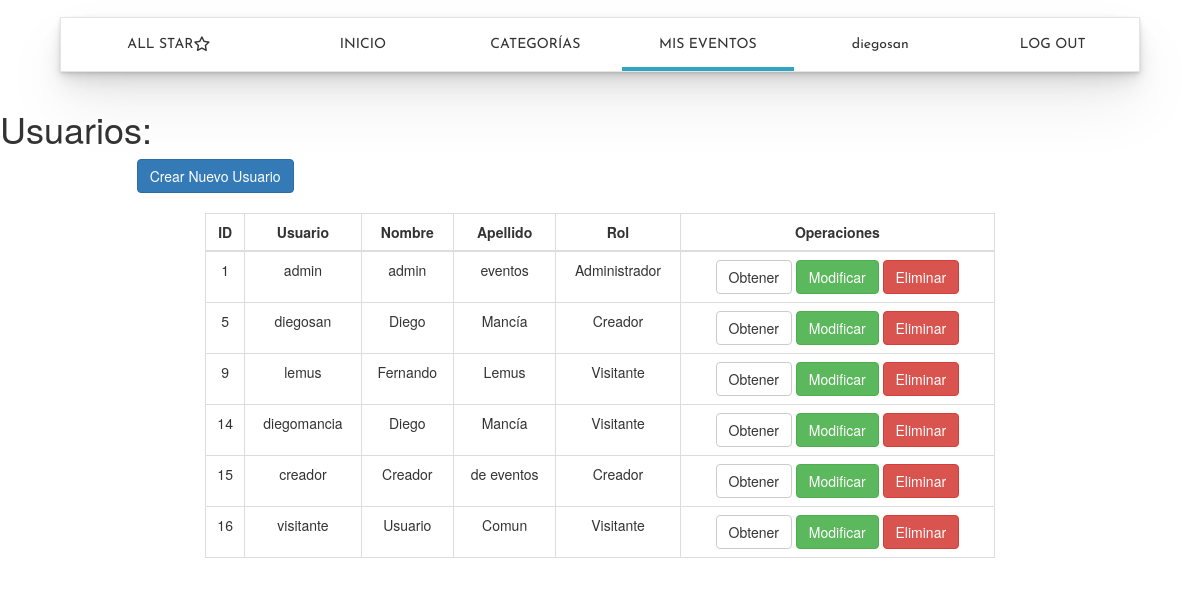
/usuarios/index.php (signed in), run on the app's committed database.
### tables this page shows
CREATE TABLE IF NOT EXISTS `usuario` (
  `idUsuario` int(11) NOT NULL AUTO_INCREMENT,
  `Username` varchar(20) NOT NULL,
  `Password` varchar(35) NOT NULL,
  `Nombre` varchar(50) NOT NULL,
  `Apellido` varchar(50) NOT NULL,
  `Genero` char(1) NOT NULL,
  `Rolusuario` int(11) NOT NULL,
  PRIMARY KEY (`idUsuario`),
  UNIQUE KEY `user_nameforUser` (`Username`),
  KEY `User_ROLuser` (`Rolusuario`)
);

### usuarios/index.php (the view, shortened to what this page needs)
<!DOCTYPE html>
<html lang="es">
<head>
    <link rel="stylesheet" href="css/bootstrap.min.css" />
    <link rel="stylesheet" href="../css/menu.style.css">
    <link rel="stylesheet" href="css/dashboard.css">
    <link rel="stylesheet" href="../css/icomoon/style.css">
</head>
<body>
<?php
require_once('../vista/menu_vista.php');
?>
<div class="content">
	<div class="row">
		<div class="col-md-12">
			<div class="row">
				<div class="col-offset-2 col-md-8">
					<h1>Usuarios:</h1>
				</div>
			</div>
		</div>
	</div>
	<div class="row">
		<div class="col-offset-2 col-md-8">
			<div class="row">
				<div class="col-md-offset-2 col-md-8">
					<a href="create.php" class="btn btn-primary">Crear Nuevo Usuario</a>
				</div>
			</div>
		</div>
	</div>
	<br>
    <div class="row">
        <div class="col-md-offset-2 col-md-8">
			<table class="table table-bordered">
				<thead >
					<tr>
						<th class="text-center">ID</th>
						<th class="text-center">Usuario</th>
						<th class="text-center">Nombre</th>
						<th class="text-center">Apellido</th>
						<th class="text-center">Rol</th>
						<th class="text-center">Operaciones</th>
					</tr>
				</thead>
				<tbody>
					<?php
						$pdocn = Database::connect();
						$sql = ('SELECT * FROM usuario ORDER BY idUsuario ASC');
						foreach ($pdocn->query($sql) as $row) {
						switch ($row['Rolusuario']) {
							case 1:
								$rolU = "Administrador";
								break;
							case 2:
								$rolU = "Creador";
								break;
							case 3:
								$rolU = "Visitante";
								break;
						}
						echo 	'<tr>
									<td class="text-center">'.$row["idUsuario"].'</td>
									<td class="text-center">'.$row["Username"].'</td>
									<td class="text-center">'.$row["Nombre"].'</td>
									<td class="text-center">'.$row["Apellido"].'</td>
									<td class="text-center">'.$rolU.'</td>
									<td class="text-center">
										<a href="read.php?id='.$row["idUsuario"].'" class="btn btn-default">Obtener</a>
										<a href="update.php?id='.$row["idUsuario"].'" class="btn btn-success">Modificar</a>
										<a href="confirmacion.php?id='.$row["idUsuario"].'" class="btn btn-danger">Eliminar</a>
									</td>
								</tr>';
						}
					 ?>
				</tbody>
			</table>
        </div>
    </div>
</div>
</body>
</html>

### css/menu.style.css (style rules this page uses)
* { padding: 0; margin: 0; box-sizing: border-box; }
a { color: inherit; font-style: normal; text-decoration: none; }

### usuarios/css/dashboard.css (style rules this page uses)
* { padding: 0; margin: 0; }
body { background-color: white; }

### data on the page
usuario: idUsuario "1", Username "admin", Nombre "admin", Apellido "eventos", Rolusuario "Administrador"
usuario: idUsuario "5", Username "diegosan", Nombre "Diego", Apellido "Mancía", Rolusuario "Creador"
usuario: idUsuario "9", Username "lemus", Nombre "Fernando", Apellido "Lemus", Rolusuario "Visitante"
usuario: idUsuario "14", Username "diegomancia", Nombre "Diego", Apellido "Mancía", Rolusuario "Visitante"
usuario: idUsuario "15", Username "creador", Nombre "Creador", Apellido "de eventos", Rolusuario "Creador"
usuario: idUsuario "16", Username "visitante", Nombre "Usuario", Apellido "Comun", Rolusuario "Visitante"

### other printed values
$opcion "INICIO"
$opcion "CATEGORÍAS"
$opcion "MIS EVENTOS"
$opcion "diegosan"
$opcion "LOG OUT"
